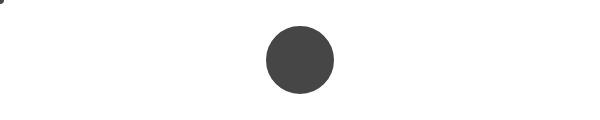
Frame 1 (no input)
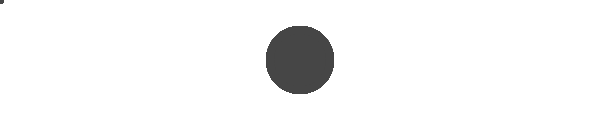
Frame 60 (no input)
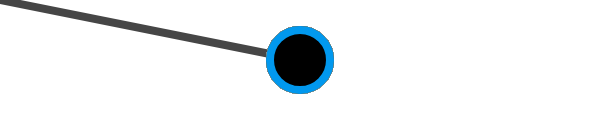
Frame 120 (the mouse pressed at the canvas centre since frame 60)

The p5.js sketch that drew these frames (run headless with seeded random() and noise() and a simulated clock; from frame 60 on, the mouse is pressed at the canvas centre):

// p5.js sketch
// ── sketch.js
var r, g, b;
var d;

//circular button
var x = 300;
var y = 60;
var radius = 60;

function setup() {
  createCanvas(600, 120);
  strokeWeight(8);
  smooth();

  //set the starting color to a dark gray
  r = 70;
  g = 70;
  b = 70;

}

function draw() {
    //set the fill to whatever values are held by r, g, and b
    stroke(r, g, b);
    //draw a continuous line
    line(pmouseX, pmouseY, mouseX, mouseY);

    //calculate the distance between the mouse and the center of the ellipse
    d = dist(mouseX, mouseY, x, y);

    //if the mouse is over the circle
    if (d < radius) {
        //turn the fill on for 'mouse over' effect
        stroke(r, g, b);
        fill(0);
        // console.log("over");
    }
    else{ //if it isn't over the circle
      //set the fill to (r,g,b) for 'mouse over' effect
      fill(r, g, b);
    }

    //draw the rectangle button over the mouse trail
    ellipse(x, y, radius, radius);

    if (mouseIsPressed){
        if (d < radius) {
          //set the red, green, and blue variables to a random value
          r = random(0, 255);
          g = random(0, 255);
          b = random(0, 255);
        }
    }

}
